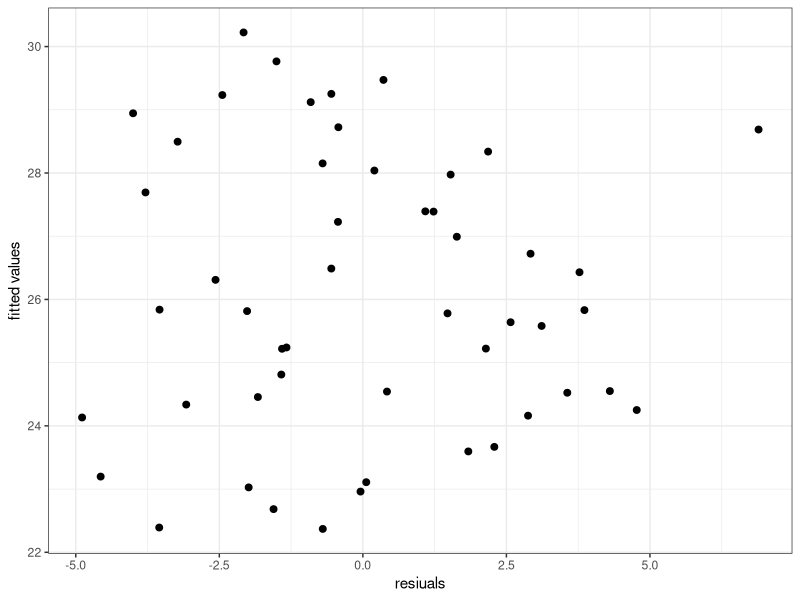
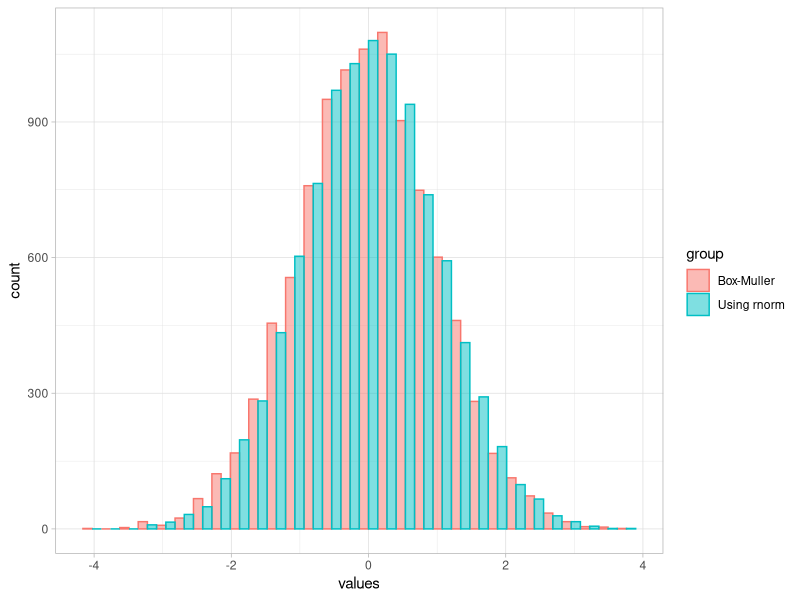

Here is the R script that generated these plots, in order:
library(microbenchmark)
library(ggplot2)

## Write a function that generates numbers from binomial(n, p) distribution using runif() 
## function.

binom.generate = function (num, n, p) {
  result = rep(NA, num)
  for (i in 1:num) {
    uni = runif(n, 0, 1)
    bernou = as.numeric(uni < p)
    bin = sum(bernou)
    result[i] = bin
  }
  return(result)
}

## Compare performance of your function with rbinom() using microbenchmark() function.

microbenchmark(binom.generate(100, 30, 0.4), rbinom(100, 30, 0.4))

## Suppose we want to simulate data from a linear regression model:
## where e ~ N(0, 3) and X is a covariate that ranges between 20 and 40. Let B0 = 15 and 
## B1 = 0.4 are known coefficients. Generate data (N = 50) from this models with given 
## coefficients. Fit a linear regression model and plot fitted values vs residuals using 
## ggplot() function. Please do not forget to use set.seed() function for reproducibility.

set.seed(10)
x = runif(50, 20, 40)
res = rnorm(50, 0, 3)
y = 15 + 0.4 * x + res

fit = lm(y ~ x)

ggplot() +
  geom_point(aes(fit$residuals, fit$fitted.values), size = 2) +
  theme_bw() +
  labs(x = "resiuals", y = "fitted values")

## generate U1 and U2 two independent uniform(0, 1) random variables. X = Rcos(\theta) and 
## Y = Rsin(\theta) are two independent normal variables. Write a function that generates 
## normal variates using Box-Muller algorithm. Compare simulated data from your function 
## with simulated data from rnorm() function using ggplot() (histogram?).

norm_generate = function(n) {
  if (n %% 2 == 1) {
    print("Please enter an even number!")
  } else {
    result = rep(NA, n)
    for(i in 1:n) {
      if(i %% 2 == 1) {
        U1 = runif(1, 0, 1)
        U2 = runif(1, 0, 1)
        R = sqrt(-2 * log(U1))
        theta = 2 * pi * U2
        x = R * cos(theta)
        y = R * sin(theta)
        result[i] = x
        result[i+1] = y
      }
    }
    return(result)
  }
}

## Generate and compare the data
N = 10000
box_muller = norm_generate(N)
using.rnorm = rnorm(N)

values = c(box_muller, using.rnorm)
group = c(rep("Box-Muller", N), rep("Using rnorm", N))
data = data.frame(values, group)

ggplot(data, aes(x = values, color = group, fill = group)) + 
  geom_histogram(position="dodge", alpha = 0.5) +
  theme_light()
